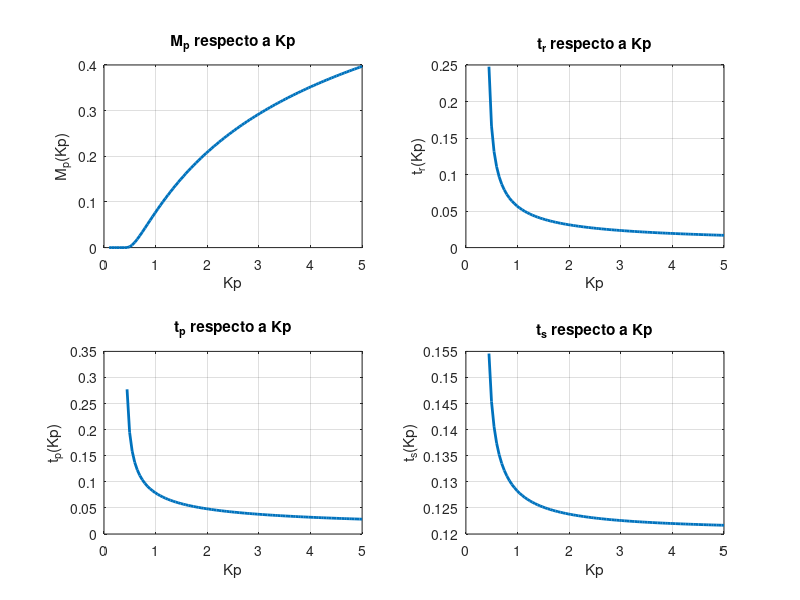

MATLAB code to generate this figure: (Note: this script raises an error after producing the figure.)

%% Definición de planta
% Definir los parámetros y el rango de x
K = 2652.28;
p = 64.986;
Kp = linspace(0.1, 5, 100); % Rango de x y número de puntos

%% Reg. trans
% amort, wn
wn = sqrt(Kp*K);
amort = p ./ (2 .* wn);

% Auxiliares
wd = wn.*real(sqrt(1-amort.^2));
phi0 = real(acos(amort));
v = 0.02;

% Calcular M(x) para cada valor de x usando operaciones vectorizadas
Mp = (exp(-(amort ./ real(sqrt(1 - amort.^2))) * pi));
tr = (pi-phi0)./wd;
tp = pi./wd;
ts = log(1./(v*real(sqrt(1-amort.^2))))./(amort.*wn);

%% Plots
figure(1)

% Subplot 1: Mp vs Kp
subplot(2, 2, 1);
plot(Kp, Mp, 'LineWidth', 2);
xlabel('Kp');
ylabel('M_p(Kp)');
title('M_p respecto a Kp');
grid on;

% Subplot 2: tr vs Kp
subplot(2, 2, 2);
plot(Kp, tr, 'LineWidth', 2);
xlabel('Kp');
ylabel('t_r(Kp)');
title('t_r respecto a Kp');
grid on;

% Subplot 3: tp vs Kp
subplot(2, 2, 3);
plot(Kp, tp, 'LineWidth', 2);
xlabel('Kp');
ylabel('t_p(Kp)');
title('t_p respecto a Kp');
grid on;

% Subplot 4: ts vs Kp
subplot(2, 2, 4);
plot(Kp, ts, 'LineWidth', 2);
xlabel('Kp');
ylabel('t_s(Kp)');
title('t_s respecto a Kp');
grid on;


%% Reg. permanente
errPermRampa = p/K./Kp;

t = 1:1000+1000;
u_trapecio = 1 .* ones(2000,1);
u_trapecio(1:1000) = 1/1000 * t(1:1000);

[y_trian, ~, ~] = lsim(H, u_trapecio, t/1000);

figure(2)

% Respuesta a trapecio
subplot(2,1,1)
plot(t, u_trapecio, t, y_trian);
title('Respuestas del sistema a la entrada trapecio');
xlabel('Tiempo');
ylabel('Amplitud');

% Error con Kp
subplot(2,1,2)
plot(Kp, errPermRampa);
title('Error permanente para una entrada en rampa');
xlabel('Ganancia proporcional (Kp)');
ylabel('Error permanente');





